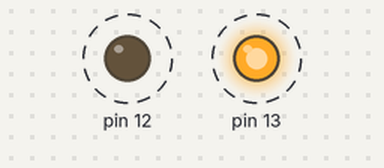
A sketch run on a simulated Arduino Uno, built with avr-gcc and run on an emulated ATmega328P. On the bench: output pins drawn as LEDs (lit = HIGH). Dashed ring = blinking.

Above: at 0.5 s.
Timing chart, 0 to 4.6 s (numbered marks = the images above):
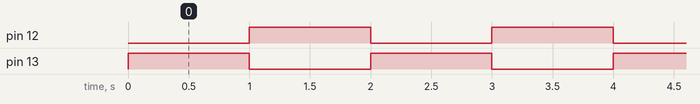

Measured:
- by itself, pin 12, pin 13: alternates HIGH for 1.0 s and LOW for 1.0 s

The sketch:

DCMotorTest.ino
```cpp
void setup() {
  /* what we need to do
   *  test
   *  start
   *  stop
   *  go forward
   *  turn
  */
  // put your setup code here, to run once:
  pinMode(13, OUTPUT);
  pinMode(12, OUTPUT);

}

void loop() {
  // put your main code here, to run repeatedly:
  {
  digitalWrite(13, HIGH);
  digitalWrite(12, LOW);
  delay(1000);
  }
  {
  digitalWrite(13, LOW);
  digitalWrite(12, HIGH);
  delay(1000);
  }
}
```
